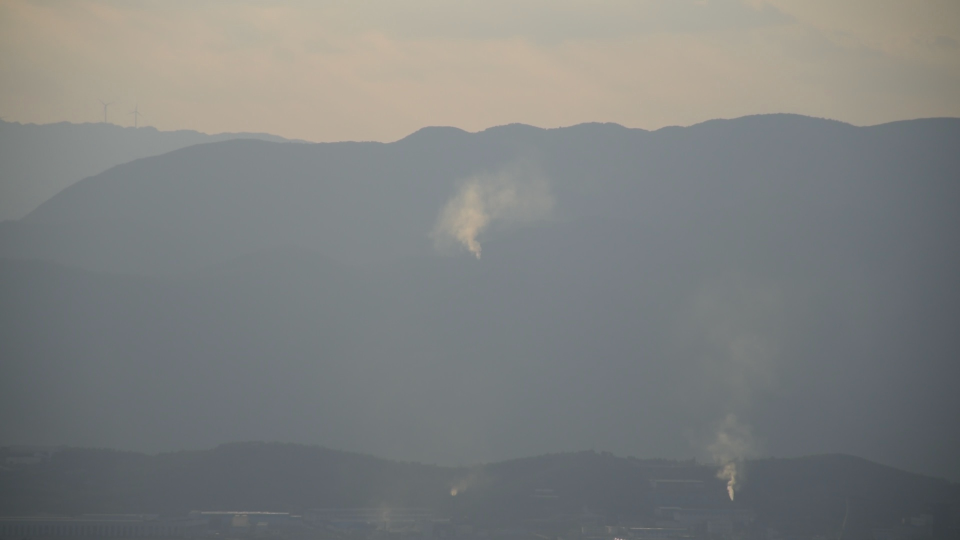
#> input picture images/DSC_0182_780.jpg, 1920 x 1080 px (shown at 1/2 size)
$ jupyter execute summary.ipynb
#> lines starting #> are read from the running program, lines starting #| are printed output that depends on the picture; after the words box and inside, x2 and y2 are one past the last pixel; in counts of white or black regions, pixels touching at a corner belong together
[cell 1]
###################################注意事项######################################
# cv2读取图片的宽高和其他函数要求的顺序可能是不同的
##################################################################################

# Standard imports
import cv2
import numpy as np

# Read images
src = cv2.imread("images/DSC_0182_780.jpg")
#> src is the input picture: shape (1080, 1920, 3); mean B, G, R 127.2, 128.1, 125.9
dst = cv2.imread("images/background.jpg")
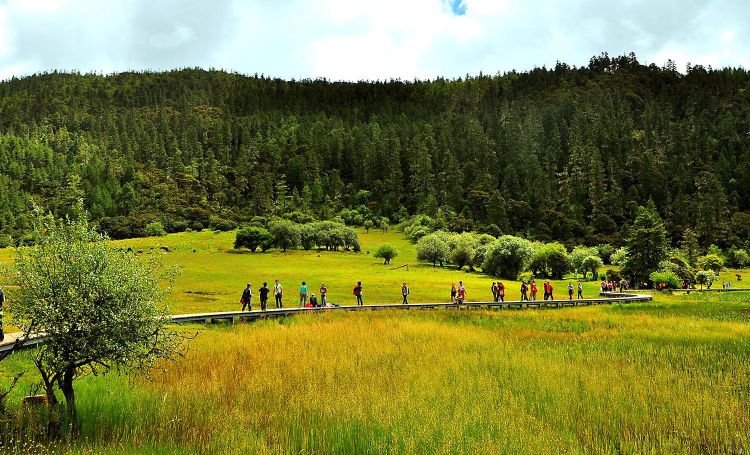
#> input picture images/background.jpg, 1500 x 910 px (shown at 1/2 size)
#> dst is the input picture: shape (910, 1500, 3); mean B, G, R 60, 122.4, 117.6

# Create a rough mask around the airplane.
src_mask = np.zeros(src.shape, src.dtype)

# Resize
# dst = cv2.resize(dst, (500, 300), interpolation = cv2.INTER_CUBIC)

poly = np.array([
        [
          951.9890109890109,
          512.0879120879121
        ],
        [
          934.4065934065934,
          486.8131868131868
        ],
        [
          920.1208791208792,
          476.9230769230769
        ],
        [
          901.4395604395604,
          478.021978021978
        ],
        [
          882.7582417582416,
          473.6263736263736
        ],
        [
          876.164835164835,
          459.34065934065933
        ],
        [
          886.0549450549449,
          431.86813186813185
        ],
        [
          895.9450549450548,
          415.38461538461536
        ],
        [
          913.5274725274726,
          394.5054945054945
        ],
        [
          942.098901098901,
          357.1428571428571
        ],
        [
          960.7802197802198,
          348.35164835164835
        ],
        [
          981.6593406593406,
          348.35164835164835
        ],
        [
          997.0439560439561,
          342.85714285714283
        ],
        [
          1027.8131868131868,
          335.16483516483515
        ],
        [
          1041.0,
          334.0659340659341
        ],
        [
          1057.4835164835165,
          346.15384615384613
        ],
        [
          1069.5714285714284,
          365.9340659340659
        ],
        [
          1062.9780219780218,
          397.8021978021978
        ],
        [
          1049.7912087912086,
          409.8901098901099
        ],
        [
          1025.6153846153845,
          428.57142857142856
        ],
        [
          995.9450549450548,
          427.4725274725275
        ],
        [
          967.3736263736264,
          435.16483516483515
        ],
        [
          957.4835164835165,
          447.2527472527472
        ],
        [
          953.087912087912,
          460.4395604395604
        ],
        [
          947.5934065934066,
          474.7252747252747
        ],
        [
          947.5934065934066,
          480.2197802197802
        ],
        [
          954.1868131868132,
          489.010989010989
        ] ],  np.int32)

cv2.fillPoly(src_mask, [poly], (255, 255, 255)) #原图的mask
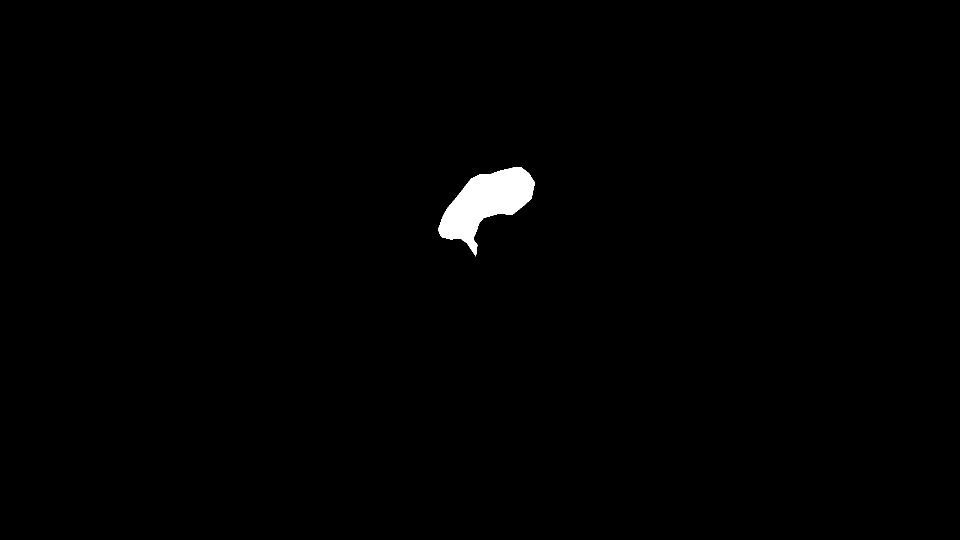
#> src_mask: shape (1080, 1920, 3) (shown at 1/2 size); 0.78% white; 1 white region, box (x1, y1, x2, y2) and area: (876, 334, 1070, 513) 16208
src_mask.shape
#> Out = (1080, 1920, 3)

[cell 2]
y_max, y_min, x_max, x_min = np.max(poly[:, 0]), np.min(poly[:, 0]), np.max(poly[:, 1]), np.min(poly[:, 1]) # mask最小方框的坐标
width = np.max(poly[:, 0]) - np.min(poly[:, 0]) # 最小方框的宽
height =  np.max(poly[:, 1]) - np.min(poly[:, 1]) # 最小方框的高

# print(int(x_min), int(x_max), int(y_min), int(y_max))
# 这是 CENTER 所在的地方
center = (233, 133)  # center 是(y, x) cv2.imread 是(x, y), poly 是(y,x) x 是垂直方向， y 是水平方向

# src 中的roi
src_roi = src[int(x_min): int(x_max), int(y_min): int(y_max)]
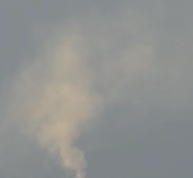
#> src_roi: shape (178, 193, 3); mean B, G, R 143.5, 145.6, 143.5

# dst 中的roi
dst_roi = dst[int(center[1] - height / 2): int(center[1] + height / 2), int(center[0] - width / 2): int(center[0] + width / 2)]
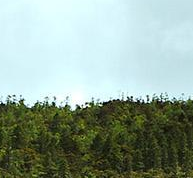
#> dst_roi: shape (178, 193, 3); mean B, G, R 154.1, 166.2, 146.7

# src_mask 中的roi
mask_roi = src_mask[int(x_min): int(x_max), int(y_min): int(y_max)]

mask_roi.shape  # 三通道的
#> Out = (178, 193, 3)

[cell 3]
# 按位操作
img2gray = cv2.cvtColor(mask_roi,cv2.COLOR_BGR2GRAY)      # 将图片灰度化
#> mask_roi: shape (178, 193, 3); 47.2% white; 1 white region, box (x1, y1, x2, y2) and area: (0, 0, 193, 178) 16204
ret, mask = cv2.threshold(img2gray, 175, 255, cv2.THRESH_BINARY)#ret是阈值（175）mask是二值化图像， 虽然已经是二值化的图片了，但是没有这步效果很差，不知道为啥
mask_inv = cv2.bitwise_not(mask)#获取把logo的区域取反 按位运算


src_smoke_only  =  cv2.bitwise_and(src_roi,src_roi,mask = mask) # 截取烟雾，非截取部分取值为0
dst_smoke_only  =  cv2.bitwise_and(src_roi,src_roi,mask = mask) # 截取烟雾在背景区域的部分，非截取部分取值为0
dst_bg_only  =  cv2.bitwise_and(dst_roi,dst_roi,mask = mask_inv) # 截取背景
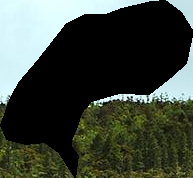
#> dst_bg_only: shape (178, 193, 3); mean B, G, R 59.4, 69.3, 61.5
smoke = cv2.addWeighted(src_smoke_only, 0.5, dst_smoke_only, 0.5, 0)
add = cv2.add(smoke,dst_bg_only)#相加即可
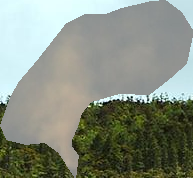
#> add: shape (178, 193, 3); mean B, G, R 128.6, 141.4, 134.1

[cell 4]
cv2.imwrite("images/add_samll.jpg", add)
#> Out = True

[cell 5]
dst[int(center[1] - height / 2): int(center[1] + height / 2), int(center[0] - width / 2): int(center[0] + width / 2)] = add
cv2.imwrite("images/dst_add_small.jpg", dst)
#> Out = True

[cell 6]
seamless = cv2.imread('./images/mixed.jpg')
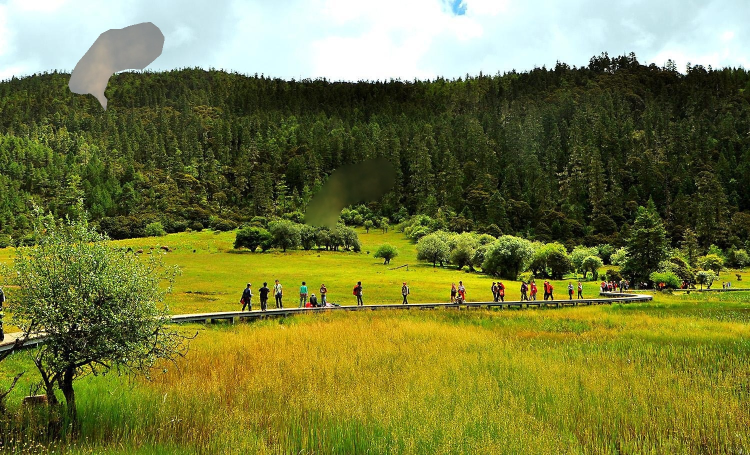
#> input picture images/mixed.jpg, 1500 x 910 px (shown at 1/2 size)
#> seamless is the input picture: shape (910, 1500, 3); mean B, G, R 62.2, 121.8, 117.4
smoke_new = cv2.addWeighted(dst, 0.5, seamless, 0.5, 0)
cv2.imwrite("images/double_add.jpg", smoke_new)
#> Out = True

[cell 7]
###################################注意事项######################################
# cv2读取图片的宽高和其他函数要求的顺序可能是不同的
##################################################################################

# Standard imports
import cv2
import numpy as np

# Read images
src = cv2.imread("images/DSC_0182_780.jpg")
dst = cv2.imread("images/background.jpg")

# Create a rough mask around the airplane.
src_mask = np.zeros(src.shape, src.dtype)

# Resize
# dst = cv2.resize(dst, (500, 300), interpolation = cv2.INTER_CUBIC)

poly = np.array([
        [
          951.9890109890109,
          512.0879120879121
        ],
        [
          934.4065934065934,
          486.8131868131868
        ],
        [
          920.1208791208792,
          476.9230769230769
        ],
        [
          901.4395604395604,
          478.021978021978
        ],
        [
          882.7582417582416,
          473.6263736263736
        ],
        [
          876.164835164835,
          459.34065934065933
        ],
        [
          886.0549450549449,
          431.86813186813185
        ],
        [
          895.9450549450548,
          415.38461538461536
        ],
        [
          913.5274725274726,
          394.5054945054945
        ],
        [
          942.098901098901,
          357.1428571428571
        ],
        [
          960.7802197802198,
          348.35164835164835
        ],
        [
          981.6593406593406,
          348.35164835164835
        ],
        [
          997.0439560439561,
          342.85714285714283
        ],
        [
          1027.8131868131868,
          335.16483516483515
        ],
        [
          1041.0,
          334.0659340659341
        ],
        [
          1057.4835164835165,
          346.15384615384613
        ],
        [
          1069.5714285714284,
          365.9340659340659
        ],
        [
          1062.9780219780218,
          397.8021978021978
        ],
        [
          1049.7912087912086,
          409.8901098901099
        ],
        [
          1025.6153846153845,
          428.57142857142856
        ],
        [
          995.9450549450548,
          427.4725274725275
        ],
        [
          967.3736263736264,
          435.16483516483515
        ],
        [
          957.4835164835165,
          447.2527472527472
        ],
        [
          953.087912087912,
          460.4395604395604
        ],
        [
          947.5934065934066,
          474.7252747252747
        ],
        [
          947.5934065934066,
          480.2197802197802
        ],
        [
          954.1868131868132,
          489.010989010989
        ] ],  np.int32)

## 生成mask
cv2.fillPoly(src_mask, [poly], (255, 255, 255)) #原图的mask
src_mask.shape
#> Out = (1080, 1920, 3)

[cell 8]
##  获取包裹mask最小方框的信息

y_max, y_min, x_max, x_min = np.max(poly[:, 0]), np.min(poly[:, 0]), np.max(poly[:, 1]), np.min(poly[:, 1]) # mask最小方框的坐标
width = np.max(poly[:, 0]) - np.min(poly[:, 0]) # 最小方框的宽
height =  np.max(poly[:, 1]) - np.min(poly[:, 1]) # 最小方框的高

[cell 9]
## 获取src,dst和mask中的对应的方框

src_roi = src[int(x_min): int(x_max), int(y_min): int(y_max)] # src 中的roi
mask_roi = src_mask[int(x_min): int(x_max), int(y_min): int(y_max)] # src_mask 中的roi

# 这是 CENTER 所在的地方
center = (233, 133)  # center 是(y, x) cv2.imread 是(x, y), poly 是(y,x) x 是垂直方向， y 是水平方向
dst_roi = dst[int(center[1] - height / 2): int(center[1] + height / 2), int(center[0] - width / 2): int(center[0] + width / 2)] # dst 中的roi

[cell 10]
## 按位操作，获取
img2gray = cv2.cvtColor(mask_roi,cv2.COLOR_BGR2GRAY)      # 将图片灰度化,变成单通道
ret, mask = cv2.threshold(img2gray, 175, 255, cv2.THRESH_BINARY)#ret是阈值（175）mask是二值化图像， 虽然已经是二值化的图片了，但是没有这步效果很差，不知道为啥
mask_inv = cv2.bitwise_not(mask)#获取把logo的区域取反按位运算


src_smoke_only  =  cv2.bitwise_and(src_roi,src_roi,mask = mask) # 截取烟雾，非截取部分取值为0
dst_smoke_only  =  cv2.bitwise_and(dst_roi,dst_roi,mask = mask) # 截取烟雾在背景区域的部分，非截取部分取值为0
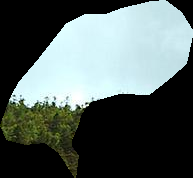
#> dst_smoke_only: shape (178, 193, 3); mean B, G, R 94.7, 96.9, 85.2
dst_bg_only  =  cv2.bitwise_and(dst_roi,dst_roi,mask = mask_inv) # 截取背景
new_smoke= cv2.addWeighted(src_smoke_only, 0.5, dst_smoke_only, 0.5, 0)
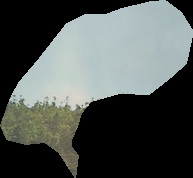
#> new_smoke: shape (178, 193, 3); mean B, G, R 81.9, 84.5, 78.9
add = cv2.add(new_smoke, dst_bg_only)#相加即可
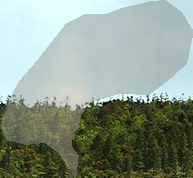
#> add: shape (178, 193, 3); mean B, G, R 141.4, 153.8, 140.4
